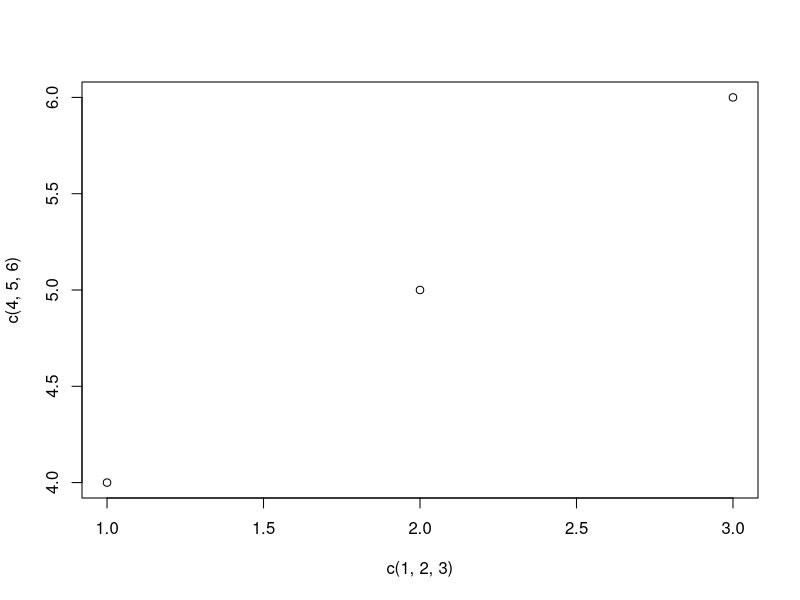
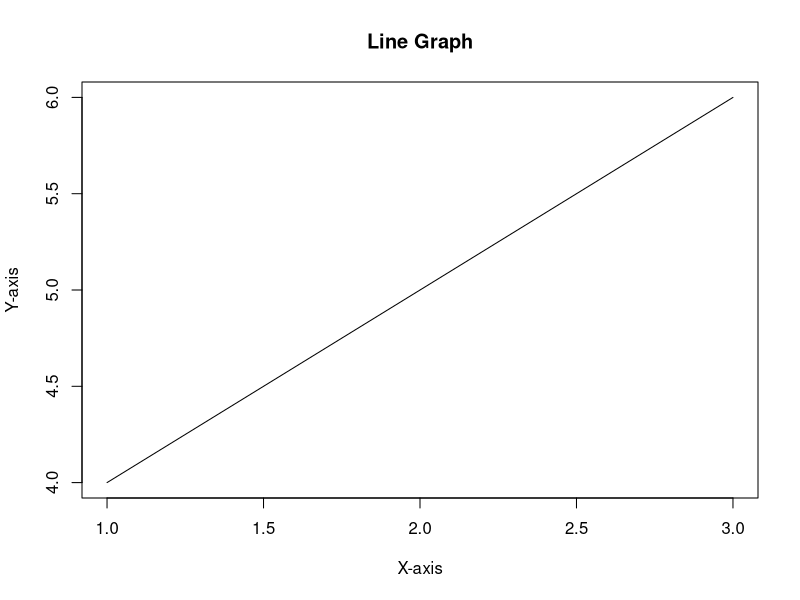
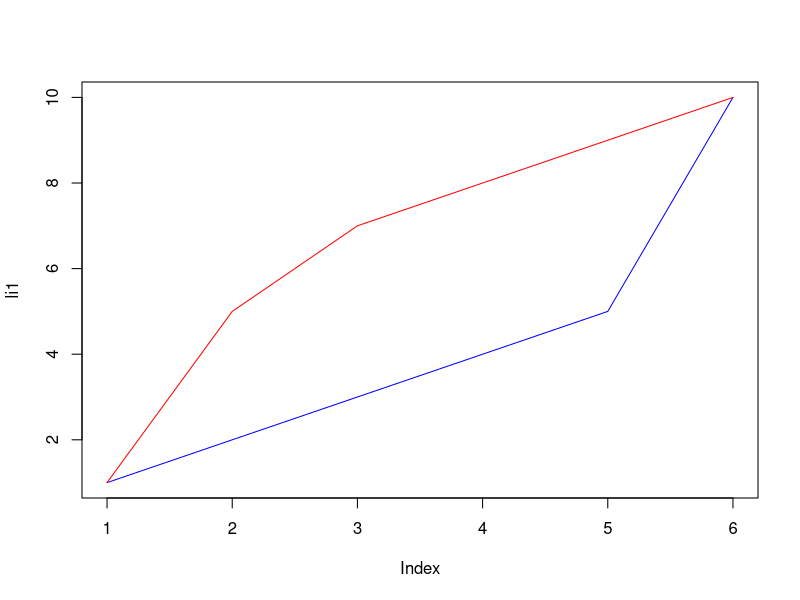
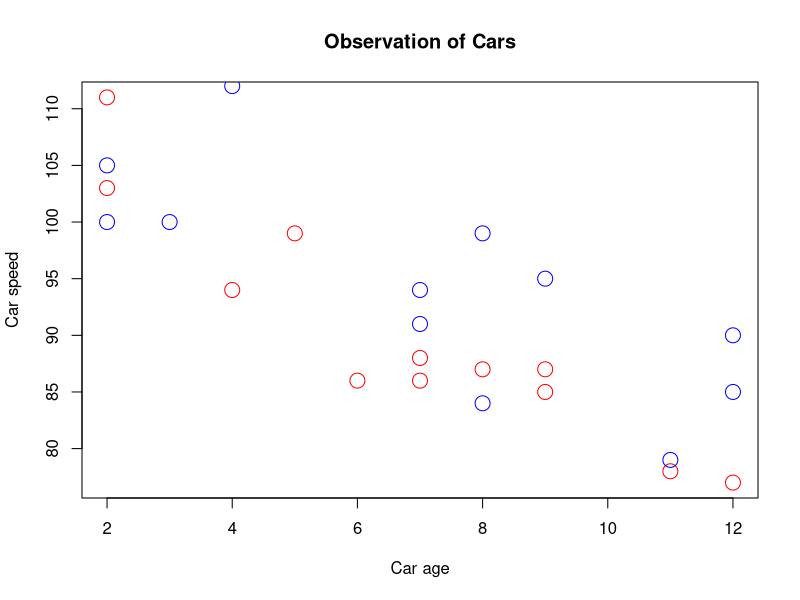
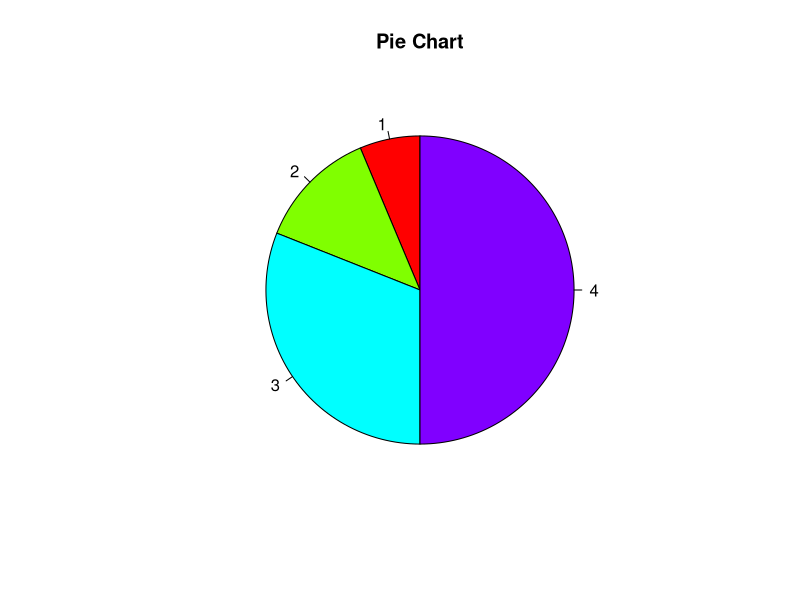
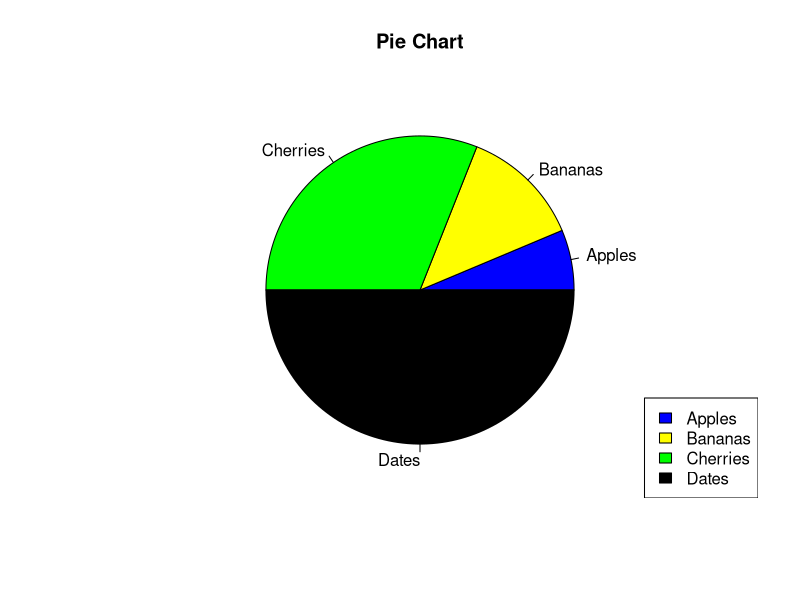
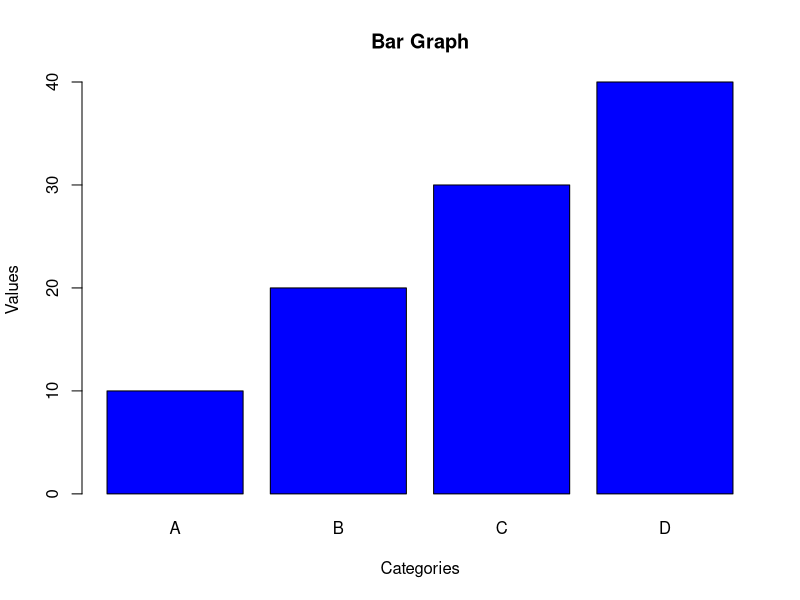

Here is the R script that generated these plots, in order:
# multiple points

plot(c(1,2,3), c(4,5,6))

# plot a line  graph
plot(c(1,2,3), c(4,5,6), type="l", main="Line Graph", xlab="X-axis", ylab="Y-axis")

# Multiple lines in a single plot
li1 <- c(1,2,3,4,5,10)
li2 <- c(1, 5,7,8,9,10)

plot(li1, type="l", col = "Blue")
lines(li2,type="l", col="red")

# Draw two plots on the same graph

# day one, the age and speed of 12 cars:
x1 <- c(5,7,8,7,2,2,9,4,11,12,9,6)
y1 <- c(99,86,87,88,111,103,87,94,78,77,85,86)

# day two, the age and speed of 15 cars:
x2 <- c(2,2,8,1,15,8,12,9,7,3,11,4,7,14,12)
y2 <- c(100,105,84,105,90,99,90,95,94,100,79,112,91,80,85)

plot(x1, y1, main="Observation of Cars", xlab="Car age", ylab="Car speed", col="red", cex=2)
points(x2, y2, col="blue", cex=2)

# Start the pie at 90 degress
x <- c(10,20,49,79)
pie(x, main="Pie Chart", col=rainbow(length(x)), init.angle=90)

# Legend
# Create a vector of labels
mylabel <- c("Apples", "Bananas", "Cherries", "Dates")

# Create a vector of colors
colors <- c("blue", "yellow", "green", "black")

# Display the pie chart with colors
pie(x, label = mylabel, main = "Pie Chart", col = colors)

# Display the explanation box
legend("bottomright", mylabel, fill = colors)



# R Bar Graph

x <- c("A", "B", "C", "D")
y <- c(10, 20, 30, 40)

barplot(y, names.arg = x, main = "Bar Graph", xlab = "Categories", ylab = "Values", col = "blue")
